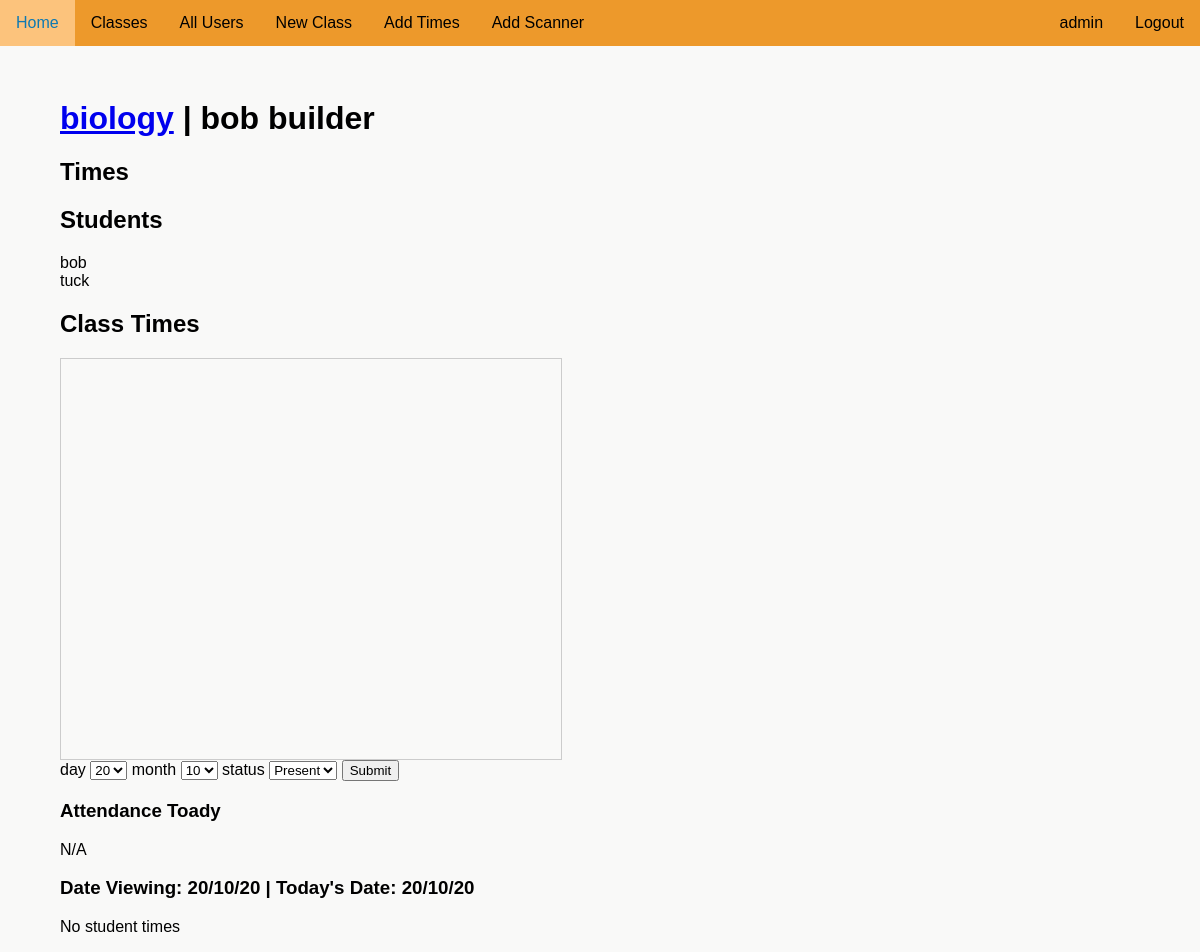
The app's page /account/16327/classes/BIO-1/294 (signed in) with its own data.
### attendanceproject/models.py (models this page shows)
class User(UserMixin, db.Model):
    __tablename__ = "user"
    id = db.Column(db.Integer, unique=True, nullable=False, primary_key=True)
    fname = db.Column(db.Text(20), nullable=False)
    lname = db.Column(db.Text(20), nullable=False)
    user_code = db.Column(db.Text(8), nullable=False, unique=True)
    email = db.Column(db.Text(50), nullable=False, unique=True)
    password = db.Column(db.Text(90), nullable=False)
    auth = db.Column(db.Text(10), nullable=True)
    tags = db.relationship('Tag', backref='user_tag')
    subjects = db.relationship('UserSubject', back_populates='user')
    attnd_times = db.relationship('AttendanceTime', backref='subject_attnd_times')

class SubjectCode(db.Model):
    __tablename__ = "subject_code"
    id = db.Column(db.Integer, unique=True, nullable=False, primary_key=True)
    name = db.Column(db.Text(50), nullable=False)
    code = db.Column(db.Text(50), unique=True, nullable=False)
    join_code = db.Column(db.Text(10), unique=True, nullable=False)
    users = db.relationship('UserSubject', back_populates='subject')
    times = db.relationship('SubjectTimes', back_populates='subject')
    scanner = db.relationship('Scanner', back_populates='subject')

class UserSubject(db.Model):
    __tablename__ = "user_subject"
    id = db.Column(db.Integer, unique=True, nullable=False, primary_key=True)
    user_id = db.Column(db.Integer, db.ForeignKey('user.id')) # Foreign Key
    user_type = db.Column(db.Text(10), nullable=False) # Teacher or student relationship to class
    subject_id = db.Column(db.Integer, db.ForeignKey('subject_code.id')) # Foreign Key
    user = db.relationship('User', back_populates='subjects')
    subject = db.relationship('SubjectCode', back_populates='users')

### attendanceproject/routes.py (the view, shortened to what this page needs)
@app.route('/account/<user_code>/classes/<class_code>/<int:day>', methods=["GET", "POST"])
@login_required
def class_code(class_code, user_code, day):
    if day > 365:
        flash('Day number out of range')
        abort(404)
    subject = SubjectCode.query.filter_by(code=class_code).first()
    prev_next = {'next_day':url_for('class_code', class_code=class_code, user_code=user_code, day=day+1),
                 'prev_day':url_for('class_code', class_code=class_code, user_code=user_code, day=day-1),
                 'today':url_for('class_code', class_code=class_code, user_code=user_code, day=datetime.date.today().timetuple().tm_yday)}
    if not subject:
        flash('Class could not be found')
        return redirect(url_for('classes', user_code=current_user.user_code))
    user = User.query.filter_by(user_code=user_code).first()
    if user:
        total_days = day_num() - day
        current_date = datetime.date.today() - datetime.timedelta(days=total_days)
        if (current_user.auth in ['teacher', 'admin'] and class_code in
            [x.subject.code for x in current_user.subjects]) and user == current_user:
            check = check_class_date(subject_date=current_date, subject=subject)
            student_times = [] # Variable for the times of the students in the class
            students_in_class = 0 # Variable used to check if there are students in the class
            if 'student' in [user.user_type for user in subject.users]:
                students_in_class = 1
                for user in subject.users:
                    added_time = False
                    if user.user_type == 'student':
                        if user.user.attnd_times:
                            for t in user.user.attnd_times:
                                if t.time.date() == current_date and t.subject == subject.id:
                                    student_times.append((user.user, t.attnd_status))
                                    added_time = True
                                    break
                            if not added_time:
                                student_times.append((user.user, "N/A"))
                        else:
                            student_times.append((user.user, "N/A"))
            if check:
                return render_template("teacherclass.html", day_num=day_num(), subject=subject, user=current_user,
                                        days=CONSTANT_DAYS, students_in_class=students_in_class,
                                        current_date=current_date.strftime('%d/%m/%y'), student_times=student_times,
                                        time=check, week=current_week(current_date),
                                        day=CONSTANT_DAYS[current_date.isoweekday()-1], prev_next=prev_next,
                                        viewing_day=day)
            return render_template("teacherclass.html", day_num=day_num(), subject=subject, user=current_user,
                                    days=CONSTANT_DAYS, students_in_class=students_in_class,
                                    current_date=current_date.strftime('%d/%m/%y'), student_times=None,
                                    week=current_week(current_date), day=CONSTANT_DAYS[current_date.isoweekday()-1],
                                    prev_next=prev_next, viewing_day=day)
        elif current_user.auth in ['teacher', 'admin'] and user.auth == 'student':
            form = AddStudentAttndTime(day=current_date.day, month=current_date.month)
            class_times = get_class_dates(subject)
            user_attendance_times = AttendanceTime.query.filter_by(user=user.id, subject=subject.id).all()
            user_attendance_today = None
            for i in user_attendance_times:
                if i.time.date() == current_date:
                    user_attendance_today = i
            return render_template("teacherstudentclass.html", subject=subject, user=user, days=CONSTANT_DAYS, student_times=user_attendance_times, form=form,
                                    class_times=class_times, current_date=current_date.strftime('%d/%m/%y'), day=day, today_date=datetime.date.today().strftime('%d/%m/%y'),
                                    teacher=current_user, user_attendance_today=user_attendance_today)
        else:
            flash('You do not have access to this page')
            return redirect(url_for('classes', user_code=current_user.user_code))
    return render_template("teacherclass.html", subject=subject)

### attendanceproject/forms.py
class AddStudentAttndTime(FlaskForm):
    day = SelectField("Day", choices=[(x , x) for x in range(1, 32)], coerce=int)
    month = SelectField("Month", choices=[(x, x) for x in range(1, 13)], coerce=int)
    status = SelectField('Attendance Status', choices=[('present', 'Present'), ('late', 'Late'), ('absent', 'Absent')], coerce=str, validators=[InputRequired()])
    submit = SubmitField('Submit')

### attendanceproject/models.py (called while the page is built)
@login_manager.user_loader
def load_user(user_id):
    return User.query.get(int(user_id))

### attendanceproject/routes.py (called while the page is built)
def day_num():
    return datetime.date.today().timetuple().tm_yday

def first_monday():
    for i in range(0, 366):
        start_date = datetime.date(year=datetime.datetime.today().year, month=1, day=1)
        end_date = start_date + datetime.timedelta(days=i)
        if end_date.timetuple().tm_wday == 0:
            return i

def get_class_dates(subject):
    subject_dates = []
    AB = 1
    for i in range(1 + first_monday(), 366):
        date = datetime.timedelta(days=i)
        start_date = datetime.date(2019, 12, 31)
        end_date = start_date + date
        for y in subject.times:
            if end_date.isoweekday()-1 == y.sday and AB == y.sweek:
                subject_dates.append((end_date.strftime('%d/%m/%y'), CONSTANT_DAYS[y.sday], 'Week A' if not y.sweek else 'Week B', y.time.start_time))
        AB = not AB if end_date.isoweekday() == 5 else AB
    return subject_dates

### attendanceproject/templates/teacherstudentclass.html (shortened to what this page needs)
{% extends "layout.html" %}
{% block content %}
    <h1><a href="{{ url_for('class_code', class_code=subject.code, user_code=teacher.user_code, day=day) }}">{{ subject.name }}</a> | {{ user.fname }} {{ user.lname }}</h1>
    <h2>Times</h2>
    <h2>Students</h2>
    {% if subject.users %}
        <ul>
        {% for user in subject.users %}
            {% if user.user_type == 'student' %}
                <li>{{ user.user.fname }}</li>
            {% endif %}
        {% endfor %}
        </ul>
    {% endif %}
    <h2>Class Times</h2>
    <div style="height:400px;width:500px;border:1px solid #ccc;overflow:auto;">
    </div>
    <form method='POST' action=''>
        day {{ form.day }}
        month {{ form.month }}
        status {{ form.status }}
        {{ form.submit }}
    </form>
    <h3>Attendance Toady</h3>
    {% if user_attendance_today %}
        <p>{{ user_attendance_today.time }} {{ user_attendance_today.attnd_status }}</p>
    {% else %}
        <p>N/A</p>
    {% endif %}
    <h3>Date Viewing: {{ current_date }} | Today's Date: {{ today_date }}</h3>
    {% if student_times %}
        <ul>
            {% for time in student_times %}
                <li>{{ time.time }} {{ time.attnd_status }}</li>
            {% endfor %}
        </ul>
    {% else %}
        <p>No student times</p>
    {% endif %}
{% endblock %}

### attendanceproject/templates/navigation.html (shortened to what this page needs)
<div id='nav'>
    <ul>
        <div id="nav-left">
            <li><a href="{{url_for('home')}}">Home</a></li>
            {% if current_user.is_authenticated %}
                {% if current_user.auth == 'admin' %}
                    <li><a href="{{url_for('all_classes')}}">Classes</a></li>
                    <li><a href="{{url_for('all_users')}}">All Users</a></li>
                    <li><a href="{{url_for('create_class')}}">New Class</a></li>
                {% endif %}
                {% if current_user.auth == 'admin' %}
                    <li><a href="{{url_for('addtime')}}">Add Times</a></li>
                    <li><a href="{{url_for('scanner')}}">Add Scanner</a></li>
                {% endif %}
            {% endif %}
        </div>
        <div id="nav-right">
            {% if current_user.is_authenticated %}
                <li><a href="{{url_for('logout')}}">Logout</a></li>
                <li><a href="{{url_for('account', user_code=current_user.user_code)}}">{{ current_user.fname }}</a></li>
            {% endif %}
        </div>
    </ul>
</div>

### attendanceproject/static/style.css (style rules this page uses)
:root { --main: #ed992b; --headings: #0E79B2; --errors: #C12E47; }
html { font-family: 'Noto Sans JP', sans-serif; background-color: rgb(249, 249, 248); }
body { margin: 0; margin-left: auto; margin-right: auto; }
ul { list-style-type: None; padding-inline-start: 0; }
#nav ul { list-style-type: none; position: fixed; top: 0; width: 100%; margin: 0; padding: 0; background-color: var(--main); min-width: 555px; }
#nav-left li { float: left; }
#nav-right li { float: right; }
#nav li a { display: block; color: black; text-align: center; padding: 14px 16px; text-decoration: none; }

### records on screen
User: fname "admin"
SubjectCode: name "biology"
User: fname "bob", lname "builder"
UserSubject: user.fname "bob"
UserSubject: user.fname "tuck"

### other values on screen
{{ current_date }} "20/10/20"
